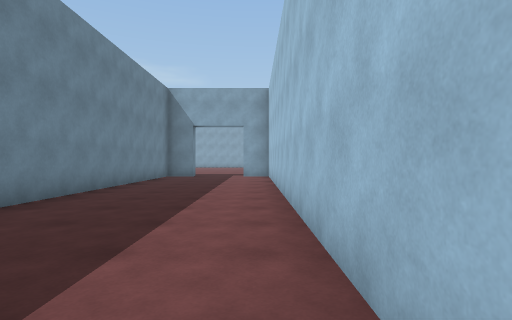
view 1 (above)

21 first-person views from a walk through a scene from a Unity 3-D project. The camera is 1.3 m above the floor, looks level and sees 80° across. The floor is counted in squares, 2 m on a side. Each view is taken from the middle of a square. On the plan, view 1 faces up. The plan holds only what a view shows up to about 10 squares ahead; the rest is blank. The place goes on beyond the plan. The player is left out.

view 2
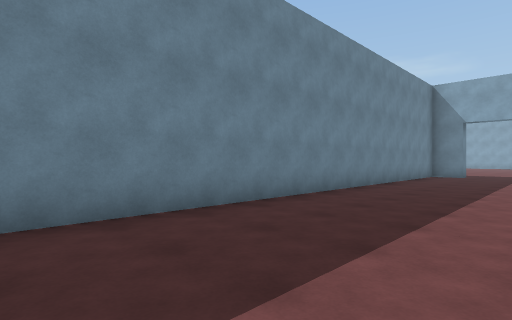

view 3
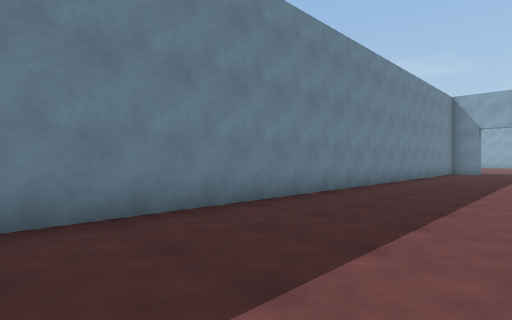

view 4
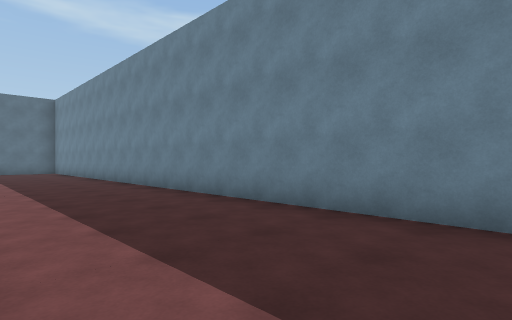

view 5
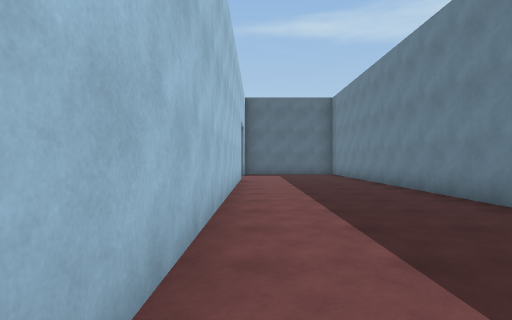

view 6
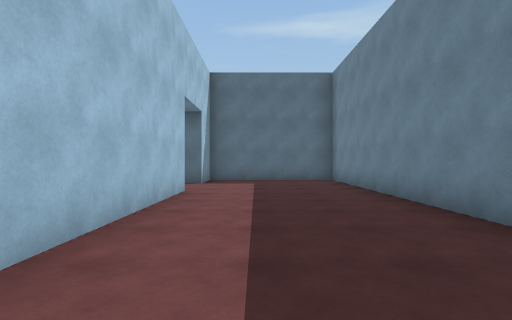

view 7
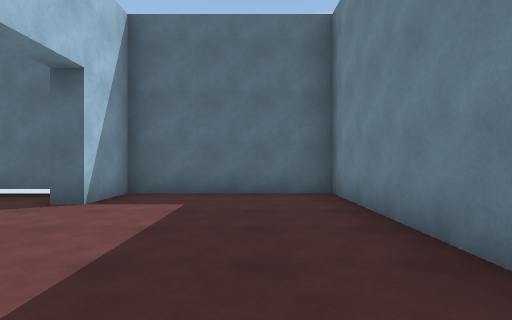

view 8
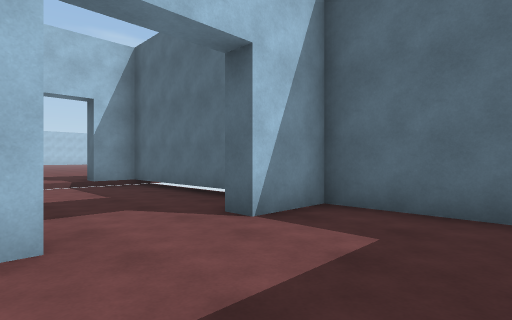

view 9
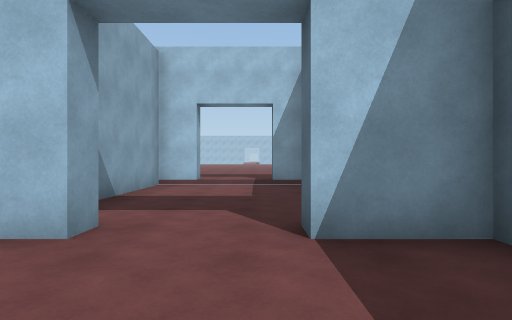

view 10
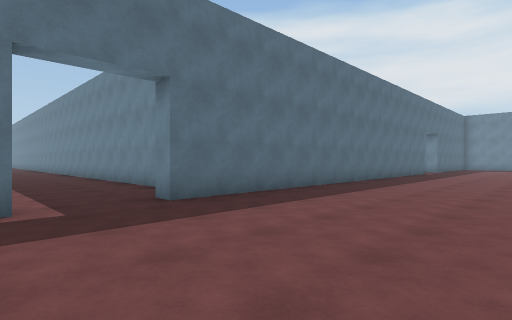

view 11
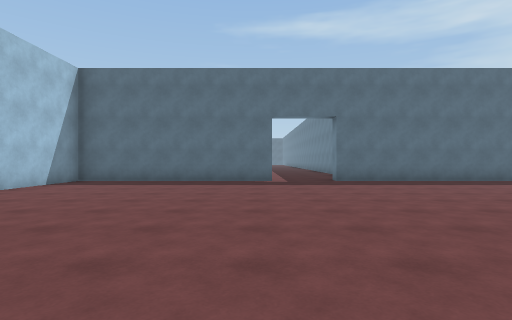

view 12
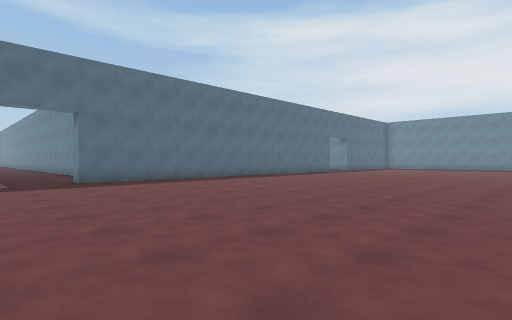

view 13
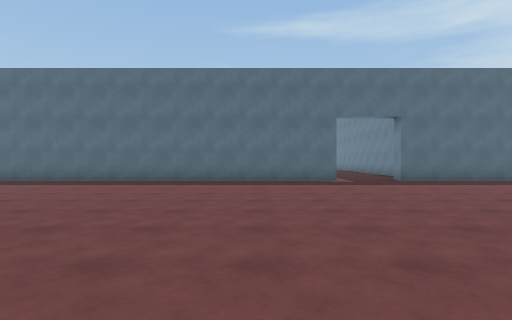

view 14
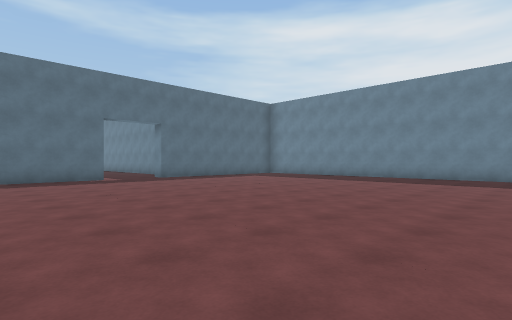

view 15
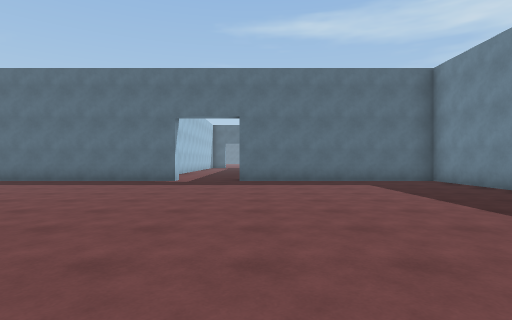

view 16
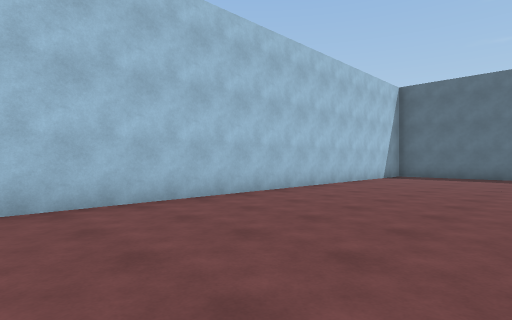

view 17
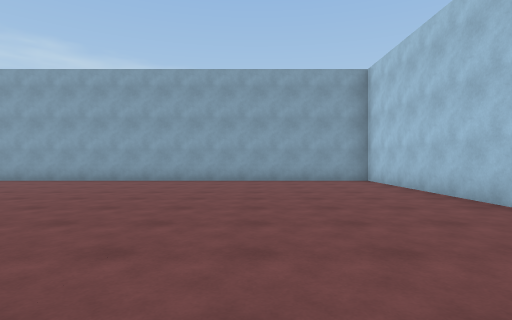

view 18
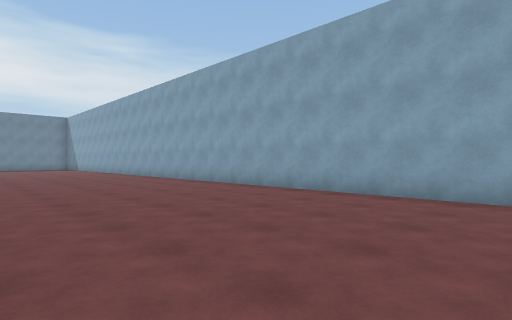

view 19
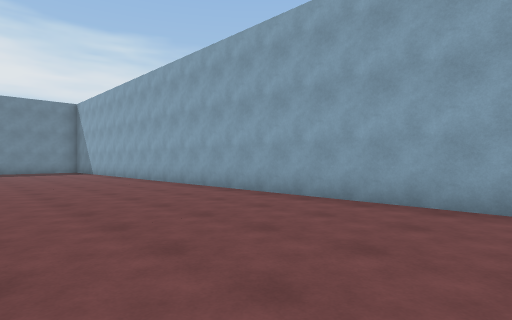

view 20
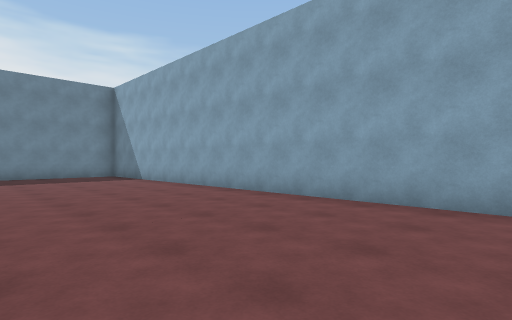

view 21
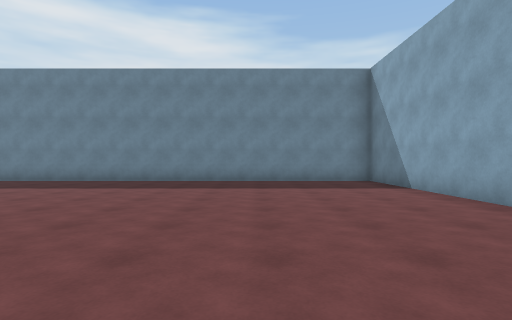

### Floor plan
Ten units are one square. View 1 is at (0, 0); x grows to the right and y downward. Boxes are objects, and circles mark ways between rooms. Rooms are numbered by the first view taken in them; rooms with no view inside come last. Other rooms are left out.
<svg viewBox="-240 -271 305 456">
<path fill="none" stroke="#000" d="M5 -5 5 -96M5 145 5 45M-35 -101 -35 180 5 180 5 165M-155 -121 -155 -126 -25 -126 -25 -120M-5 -126 55 -126 55 -266 -235 -266 -235 -259M-235 -126 -175 -126 -175 -120M10 145 5 145M16 174 60 174M5 165 10 165M60 145 60 135 29 135M60 178 60 165"/>
<circle cx="-15" cy="-120" r="3" fill="#2a7"/>
<circle cx="10" cy="155" r="3" fill="#2a7"/>
<text x="-20" y="30">1</text>
<text x="-90" y="-190">2</text>
<text x="30" y="150">3</text>
</svg>
Room 1 opens to room 2. Room 1 opens to room 3.

Where each view was taken, in squares from view 1:
view 1: 0 up, 0 right, facing up
view 2: 1 down, 0 right, facing up-left
view 3: 4 down, 0 right, facing up-left
view 4: 1 down, 0 right, facing down-left
view 5: 4 down, 0 right, facing down
view 6: 8 down, 1 left, facing down
view 7: 12 down, 2 left, facing down
view 8: 14 down, 2 left, facing down-right
view 9: 16 down, 2 left, facing right
view 10: 17 up, 0 right, facing down-left
view 11: 22 up, 0 right, facing down
view 12: 22 up, 0 right, facing down-left
view 13: 22 up, 13 left, facing down
view 14: 23 up, 12 left, facing down-left
view 15: 22 up, 18 left, facing down
view 16: 25 up, 1 right, facing down-right
view 17: 17 up, 2 right, facing up
view 18: 21 up, 0 right, facing up-left
view 19: 22 up, 6 left, facing up-left
view 20: 22 up, 11 left, facing up-left
view 21: 23 up, 14 left, facing left
